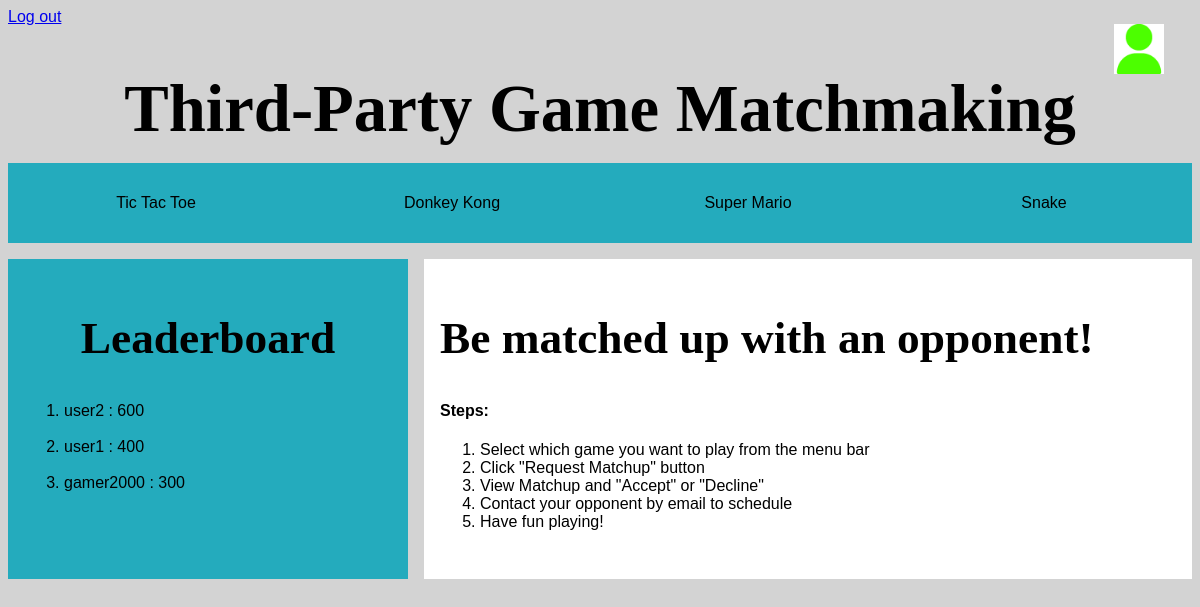
/mainpage/ (signed in), run on the app's committed database.
### tables this page shows
CREATE TABLE Users (
                id INTEGER PRIMARY KEY AUTOINCREMENT,
                username TEXT,
                name TEXT,
                email TEXT,
                passwordhash TEXT,
                performanceRating INTEGER,
                wins INTEGER,
                losses INTEGER,
                totGamesPlayed INTEGER,
                icon TEXT
            );

### Tirzahserver.py (the view)
@app.route("/mainpage/", methods=["GET"])
def main_page():
    curr_uid = session.get("uid")
    if curr_uid == "":
        flash("Please sign in")
        return redirect(url_for("get_signin"))
    regdb = get_db()
    c = get_db().cursor()
    profileData = dict()
    profileData['username'] = c.execute('SELECT username FROM Users WHERE id=?;', (curr_uid,)).fetchone()[0]
    profileData['name'] = c.execute('SELECT name FROM Users WHERE id=?;', (curr_uid,)).fetchone()[0]
    profileData['email'] = c.execute('SELECT email FROM Users WHERE id=?;', (curr_uid,)).fetchone()[0]
    profileData['icon'] = c.execute('SELECT icon FROM Users WHERE id=?;', (curr_uid,)).fetchone()[0]
    UserList = c.execute('SELECT username, performanceRating FROM Users ORDER BY performanceRating DESC;').fetchall()
    print(UserList[0][0])
    return render_template("mainPage.html", profileData=profileData, UserList=UserList)

### Tirzahserver.py (called while the page is built)
def get_db():
    db = getattr(g, '_database', None)
    if db is None:
        db = g._database = sqlite3.connect(dbpath)
    return db

@app.teardown_appcontext
def close_connection(exception):
    db = getattr(g, '_database', None)
    if db is not None:
        db.close()

### templates/mainPage.html (shortened to what this page needs)
<!DOCTYPE html>
<html lang="en-us"><head>
    <link rel="stylesheet" type="text/css" href="../static/styles/main.css"/>
  </head>
  <body>
    <header>
        <div>
        <a href="../profilepage">
          <img id="profile" src="../static/userIcon/{{ profileData.icon }}">
        </a>
        <a href="../signin">Log out</a>
        </div>
        <h1 id="title">Third-Party Game Matchmaking</h1>
      <div id="nav-bar" class="navbar-collapse collapse">
        <ul class="nav navbar-nav">
          <li id="game1"><button id="g1btn" class="game-btn" type="submit">Tic Tac Toe</button></li>
          <li id="game2"><button id="g2btn" class="game-btn" type="submit">Donkey Kong</button></li>
          <li id="game3"><button id="g3btn" class="game-btn" type="submit">Super Mario</button></li>
          <li id="game4"><button id="g4btn" class="game-btn" type="submit">Snake</button></li>
        </ul>
    </header>
    <div>
      <aside>
        <h2>Leaderboard</h2>
        <ol>
          <li>{{ UserList[0][0] }} : {{ UserList[0][1] }}</li> <br>
          <li>{{ UserList[1][0] }} : {{ UserList[1][1] }}</li> <br>
          <li>{{ UserList[2][0] }} : {{ UserList[2][1] }}</li> <br>
        </ol>
      </aside>
      <main>
        <h2>Be matched up with an opponent!</h2>
        <h4>Steps:</h4>
        <ol>
            <li>Select which game you want to play from the menu bar</li>
            <li>Click "Request Matchup" button</li>
            <li>View Matchup and "Accept" or "Decline"</li>
            <li>Contact your opponent by email to schedule</li>
            <li>Have fun playing!</li>
        </ol>
      </main>
    </div>
</body></html>

### static/styles/main.css (style rules this page uses)
#nav-bar { background-color: #24abbd; display: flex; flex-direction: row; justify-content: flex-start; align-items: center; }
body { background-color: lightgray; }
aside { background-color: #24abbd; }
main { background-color: white; }
body { font-family: Tahoma, Verdana, Segoe, sans-serif; }
h2, h3 { font-family: "Brush Script MT", cursive; font-weight: bolder; font-size: 34pt; }
h1 { font-family: "Brush Script MT", cursive; }
#nav-bar { display: flex; flex-direction: row; flex-wrap: wrap; list-style-type: none; padding: 0; margin-top: 1rem; margin-bottom: 1rem; }
#nav-bar ul { display: flex; list-style-type: none; flex: 2; margin: 0px; padding: 0; overflow: hidden; }
#nav-bar ul li { flex: 1; display: flex; height: 5rem; text-align: right; align-items: center; justify-content: center; background-color: #24abbd; }
.game-btn { background-color: #24abbd; border: none; font-size: medium; outline: none; }
#game1 { background-color: grey; }
#profile { position: absolute; align-content: right; border: black; width: 50px; height: 50px; right: 20px; padding: 1rem; }
div { display: flex; }
div aside { flex: 1; margin: 10; margin-right: 1rem; padding: 1rem; }
div main { flex: 2; margin: 10; padding: 1rem; }
h1 { text-align: center; font-size: 50pt; margin-bottom: 0; }
main ol { margin-bottom: 2rem; }
aside h2 { text-align: center; }

### data on the page
Users: icon (picture), username "user1", performanceRating "400"
Users: username "user2", performanceRating "600"
Users: username "gamer2000", performanceRating "300"
